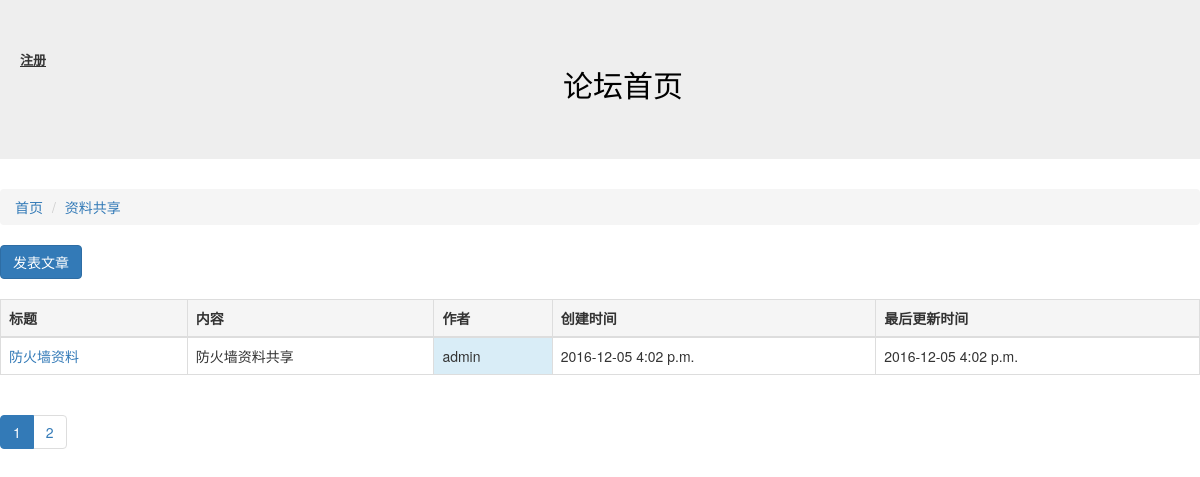
/article/list/3, run on the app's committed database.
### block/models.py (models this page shows, shortened)
class Block(models.Model):
    names = models.CharField("板块名称",max_length=100)
    desc = models.CharField("板块描述",max_length=100)
    manager_name = models.CharField("板块管理员名称",max_length=100)
    status = models.IntegerField("状态",choices=((0,"正常"),(-1,"关闭")))
    class Meta:
        verbose_name = "板块"
        verbose_name_plural = "板块配置"

### article/models.py (models this page shows, shortened)
class Article(models.Model):
    owner = models.ForeignKey(User,verbose_name="作者")
    block = models.ForeignKey(Block,verbose_name="板块ID")
    title = models.CharField("文章标题",max_length=10)
    content = models.CharField("文章内容",max_length=10000)
    status = models.IntegerField("状态",choices=((0,"正常"),(-1,"关闭")))
    create_timestamp = models.DateTimeField("创建时间",auto_now_add =True)
    last_timestamp = models.DateTimeField("最后更新时间",auto_now=True)
    class Meta:
        verbose_name = "文章"
        verbose_name_plural = "文章"

### article/views.py (the view)
# urls.py: url(r'^list/(?P<block_id>\d+)',article_list),
def article_list(request,block_id):
    block_id = int(block_id)
    block = Block.objects.get(id=block_id)
    ARTICLE_CNT_1PAGE = 1
    page_no = int(request.GET.get("page_no","1"))
    all_articles = Article.objects.filter(block=block,status=0).order_by("-id")
    p = Paginator(all_articles,ARTICLE_CNT_1PAGE)
    page = p.page(page_no)
    articles_objs = page.object_list
    page_links = [i for i in range(page_no-5,page_no+6) if i >0 and i <= p.num_pages]
    before = page_links[0]-1
    after = page_links[-1]+1
    next = page_no+1
    last = page_no-1
    return render(request,"article_list.html",{"articles":articles_objs,"b":block,"p":p,"page_no":page_no,"page_links":page_links,"before":before,"after":after,"next":next,"last":last})

### article/templates/article_list.html (shortened to what this page needs)
{% extends "base.html" %}
{% block content %}
<ol class="breadcrumb">
  <li ><a href="/">首页</a></li>
  <li class="active"><a href="/article/list/{{ b.id  }}">{{ b.names }}</a></li>
</ol>
<a href="/article/create/{{ b.id }}" class="btn btn-primary" role="button">发表文章</a>
<br />
<br />
<table class="table table-bordered">
	<thead>
	 <th class="active">标题</th>
	 <th class="active">内容</th>
	 <th class="active">作者</th>
	 <th class="active">创建时间</th>
	 <th class="active">最后更新时间</th>
	</thead>
	<tbody>
	{%for article in articles %}
	<tr >
		<td> <a href="/article/detail/{{ article.id}}">{{ article.title}}</a> </td>
		<td>{{ article.content	}}</td>
                <td class="info">{{ article.owner     }}</td>
		<td>{{ article.create_timestamp|date:"Y-m-d P"}}</td>
		<td>{{ article.last_timestamp|date:"Y-m-d P"}}</td>
	</tr>
	{% endfor %}
	</tbody>
</table>
<nav>
  <ul class="pagination">
  {% for i in page_links %}
  {% if i == page_no %}
    <li class="active"><a href="?page_no={{ page_no }}">{{ page_no }}</a></li>
  {% else %}
    <li class=""><a href="?page_no={{ i }}">{{ i }}</a></li>
  {% endif %}
  {% endfor %}
</ul>
</nav>
{% endblock %}

### data on the page
Block: names "资料共享"
Article: title "防火墙资料", content "防火墙资料共享", owner "admin", create_timestamp "2016-12-05 4:02 p.m.", last_timestamp "2016-12-05 4:02 p.m."

### other printed values
{{ page_no }} "1"
{{ i }} "2"
